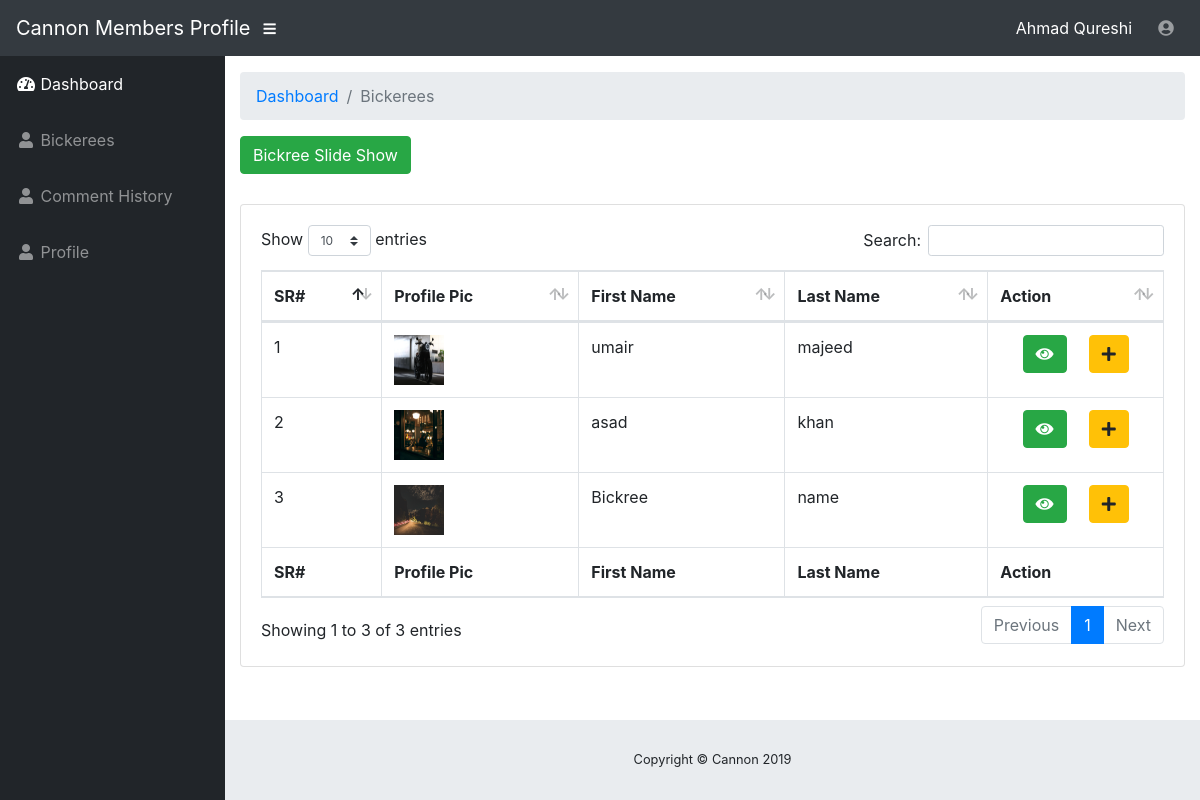
/members/Bickeree.php (signed in), run on the app's committed database.
### tables this page shows
CREATE TABLE `users` (
  `id` int(11) NOT NULL,
  `f_name` varchar(255) NOT NULL,
  `l_name` varchar(255) NOT NULL,
  `email` varchar(255) NOT NULL,
  `username` varchar(255) NOT NULL,
  `password` varchar(255) NOT NULL,
  `hometown` varchar(255) NOT NULL,
  `user_pic` varchar(255) NOT NULL,
  `bick_class` varchar(255) NOT NULL,
  `major` varchar(255) NOT NULL,
  `extracurricular` varchar(255) NOT NULL,
  `status` int(11) NOT NULL COMMENT '1=active, 0=not active',
  `account_type` int(11) NOT NULL COMMENT '1=admin, 2=member, 3=bikerrer',
  `entery_date` date NOT NULL
);

### members/Bickeree.php (the view, shortened to what this page needs)
<?php include '../include/config.php';
if(isset($_SESSION['admin']) && $_SESSION['admin'] !='')
{
?>
<?php include 'include/header.php';?>
        <div class="container-fluid">
          <ol class="breadcrumb">
            <li class="breadcrumb-item">
              <a href="dashboard.php">Dashboard</a>
            </li>
            <li class="breadcrumb-item active">Bickerees</li>
          </ol>
           <button onclick="window.location='view_slideshow.php'" class="btn btn-success" style="margin-bottom: 30px;">Bickree Slide Show</button>
          <div class="card mb-3">
            <div class="card-body">
              <div class="table-responsive">
                <table class="table table-bordered" id="dataTable" width="100%" cellspacing="0">
                  <thead>
                    <tr>
                      <th>SR#</th>
                      <th>Profile Pic</th>
                      <th>First Name</th>
                      <th>Last Name</th>
                      <th>Action</th>
                    </tr>
                  </thead>
                  <tfoot>
                    <tr>
                      <th>SR#</th>
                      <th>Profile Pic</th>
                      <th>First Name</th>
                      <th>Last Name</th>
                      <th>Action</th>
                    </tr>
                  </tfoot>
                  <tbody>
                    <?php
                    $counter=1;
                    $get_event=$goodideas->query("SELECT * FROM users where account_type = 3");
                    if($get_event->num_rows > 0)
                    {
                      while($get_event_row=$get_event->fetch_array())
                      {
                      ?>
                        <tr>
                          <td><?php echo $counter++;?></td>
                          <td data-title="Photo">
                              <?php
                              if($get_event_row['user_pic'] != '')
                              {?>
                                  <img src="../uploads/<?php echo $get_event_row['user_pic'];?>" width="50px" height="50px" class="img-rounded" alt="" />
                              <?php
                             }
                             else
                              {
                                echo "No image Available";
                              }
                              ?>
                          </td>
                          <td><?php echo $get_event_row['f_name'];?></td>
                          <td><?php echo $get_event_row['l_name'];?></td>
                          <td data-title="Action" style="display: flex;justify-content: space-evenly;">
                            <form action="view_comments.php" method="post" class="action_form_buttons">
                              <button type="submit" class='btn btn-success btn-xs mrg' data-placement='top' data-toggle='tooltip' data-original-title='View Commnts'><i class='fa fa-eye'></i></button>
                            </form>
                            <form action="add_coment.php" method="post" class="action_form_buttons">
                              <button type="submit" class='btn btn-warning btn-xs mrg' data-placement='top' data-toggle='tooltip' data-original-title='add'><i class='fa fa-plus'></i></button>
                            </form>
                          </td>
                        </tr>
                      <?php
                      }
                    }
                    ?>
                  </tbody>
                </table>
              </div>
            </div>
          </div>
        </div>
<?php include 'include/footer.php';?>
<?php
}
else
{
?>
<script>
  document.location='../index.php';
</script>
<?php
}
?>

### members/include/header.php (shortened to what this page needs)
<!DOCTYPE html>
<html lang="en">
  <head>
    <link href="../vendor/bootstrap/css/bootstrap.min.css" rel="stylesheet">
    <link href="../vendor/fontawesome-free/css/all.min.css" rel="stylesheet" type="text/css">
    <link href="../vendor/datatables/dataTables.bootstrap4.css" rel="stylesheet">
    <link href="../css/sb-admin.css" rel="stylesheet">
  </head>
  <body id="page-top">
    <nav class="navbar navbar-expand navbar-dark bg-dark static-top">
      <a class="navbar-brand mr-1" href="dashboard.php">Cannon Members Profile</a>
      <button class="btn btn-link btn-sm text-white order-1 order-sm-0" id="sidebarToggle" href="#">
        <i class="fas fa-bars"></i>
      </button>
      <form class="d-none d-md-inline-block form-inline ml-auto mr-0 mr-md-3 my-2 my-md-0">
        <span style="color:white;">
          <?php
          $get_name=$goodideas->query("SELECT * FROM users where id='".$_SESSION['admin']."' ");
          if($get_name->num_rows > 0)
          {
            $get_name_row=$get_name->fetch_array();
            echo $get_name_row['f_name']." ".$get_name_row['l_name'];
          }
          ?>
        </span>
      </form>
      <ul class="navbar-nav ml-auto ml-md-0">
        <li class="nav-item dropdown no-arrow">
          <a class="nav-link dropdown-toggle" href="#" id="userDropdown" role="button" data-toggle="dropdown" aria-haspopup="true" aria-expanded="false">
            <?php
            if($get_name_row['user_pic'] != '')
            {
            ?>
              <img src="../uploads/<?php echo $get_name_row['user_pic'];?>" width="40" height="40" style="border-radius: 50px;">
            <?php
            }
            else
            {
            ?>
               <i class="fas fa-user-circle fa-fw"></i>
            <?php
            }
            ?>
          </a>
        </li>
      </ul>
    </nav>
    <div id="wrapper">
      <ul class="sidebar navbar-nav">
        <li class="nav-item active">
          <a class="nav-link" href="dashboard.php">
            <i class="fas fa-fw fa-tachometer-alt"></i>
            <span>Dashboard</span>
          </a>
        </li>
        <li class="nav-item">
          <a class="nav-link" href="Bickeree.php">
            <i class="fas fa-fw fa-user"></i>
            <span>Bickerees</span></a>
        </li>
        <li class="nav-item">
          <a class="nav-link" href="coment_history.php">
            <i class="fas fa-fw fa-user"></i>
            <span>Comment History</span></a>
        </li>
        <li class="nav-item">
          <a class="nav-link" href="profile.php">
            <i class="fas fa-fw fa-user"></i>
            <span>Profile</span></a>
        </li>
      </ul>
      <div id="content-wrapper">

### css/sb-admin.css (style rules this page uses)
html { position: relative; min-height: 100%; }
body { height: 100%; }
#wrapper { display: -webkit-box; display: -ms-flexbox; display: flex; }
#wrapper #content-wrapper { overflow-x: hidden; width: 100%; padding-top: 1rem; padding-bottom: 80px; }
.navbar-nav .nav-item.active .nav-link { color: #fff; }
.navbar-nav .nav-item.dropdown .dropdown-toggle::after { width: 1rem; text-align: center; float: right; vertical-align: 0; border: 0; font-weight: 900; content: '\f105'; font-family: 'Font Awesome 5 Free'; }
.navbar-nav .nav-item.dropdown.no-arrow .dropdown-toggle::after { display: none; }
.sidebar { width: 90px !important; background-color: #212529; min-height: calc(100vh - 56px); }
.sidebar .nav-item:last-child { margin-bottom: 1rem; }
.sidebar .nav-item .nav-link { text-align: center; padding: 0.75rem 1rem; width: 90px; }
.sidebar .nav-item .nav-link span { font-size: 0.65rem; display: block; }
.sidebar .nav-item .nav-link { color: rgba(255, 255, 255, 0.5); }
@media (min-width: 768px) { .sidebar { width: 225px !important; } }
@media (min-width: 768px) { .sidebar .nav-item .nav-link { display: block; width: 100%; text-align: left; padding: 1rem; width: 225px; } }
@media (min-width: 768px) { .sidebar .nav-item .nav-link span { font-size: 1rem; display: inline; } }
:root { --input-padding-x: 0.75rem; --input-padding-y: 0.75rem; }

### data on the page
users: f_name "Ahmad", l_name "Qureshi"
users: user_pic (picture), f_name "umair", l_name "majeed"
users: user_pic (picture), f_name "asad", l_name "khan"
users: user_pic (picture), f_name "Bickree", l_name "name"
